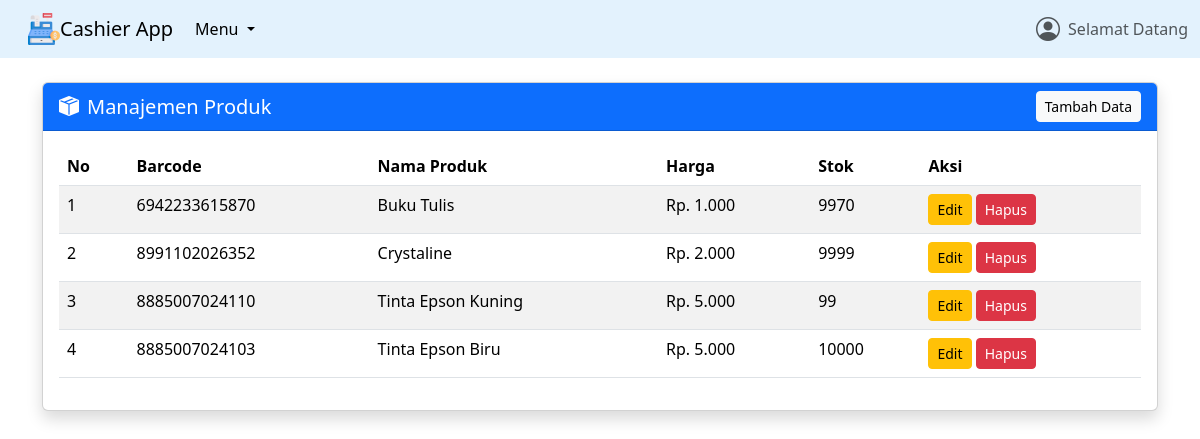
/pages/data-barang.php, run on the app's committed database.
### tables this page shows
CREATE TABLE `produk` (
  `id` int(11) NOT NULL,
  `ProdukID` varchar(255) NOT NULL,
  `NamaProduk` varchar(255) NOT NULL,
  `Harga` decimal(10,2) NOT NULL,
  `Stok` int(11) NOT NULL
);

### pages/data-barang.php (the view, shortened to what this page needs)
<?php
include '../config/navbar-admin.php';
?>
<!DOCTYPE html>
<html lang="en">
<head>
    <link rel="stylesheet" href="../../css/style.css">
</head>
<body>
<div class="container mt-4">
    <div class="card shadow rounded">
        <div class="card-header bg-primary text-white d-flex justify-content-between align-items-center">
            <h5 class="mb-0"><i class="bi bi-box-seam-fill me-2"></i>Manajemen Produk</h5>
            <button type="button" class="btn btn-light btn-sm" data-bs-toggle="modal" data-bs-target="#tambah-data">Tambah Data</button>
        </div>
        <div class="card-body">
            <div class="table-responsive">
                <table class="table table-striped table-hover">
                    <thead class="table" style="background-color: #e3f2fd;">
                        <tr>
                            <th>No</th>
                            <th>Barcode</th>
                            <th>Nama Produk</th>
                            <th>Harga</th>
                            <th>Stok</th>
                            <th>Aksi</th>
                        </tr>
                    </thead>
                    <tbody>
                        <?php
                        include '../config/koneksi.php';
                        $no = 1;
                        $data = mysqli_query($conn, "SELECT * FROM produk");
                        while ($d = mysqli_fetch_array($data)) { ?>
                            <tr>
                                <td><?php echo $no++; ?></td>
                                <td><?php echo $d['ProdukID']; ?></td>
                                <td><?php echo $d['NamaProduk']; ?></td>
                                <td>Rp. <?php echo number_format($d['Harga'], 0, ',', '.'); ?></td>
                                <td><?php echo $d['Stok']; ?></td>
                                <td>
                                    <button type="button" class="btn btn-warning btn-sm" data-bs-toggle="modal" data-bs-target="#edit-data<?php echo $d['ProdukID']; ?>">Edit</button>
                                    <button type="button" class="btn btn-danger btn-sm" data-bs-toggle="modal" data-bs-target="#hapus-data<?php echo $d['ProdukID']; ?>">Hapus</button>
                                </td>
                            </tr>
                        <?php } ?>
                    </tbody>
                </table>
            </div>
        </div>
    </div>
</div>
</body>
<link href="https://cdn.jsdelivr.net/npm/bootstrap@5.3.3/dist/css/bootstrap.min.css" rel="stylesheet">
</html>

### config/navbar-admin.php (shortened to what this page needs)
<?php
$nama_petugas = '';
?>
<nav class="navbar navbar-expand-lg" style="background-color: #e3f2fd;">
  <div class="container-fluid">
    <a class="navbar-brand d-flex align-items-center ms-3" href="#">
      <img src="../../assets/icon/kasir-32x32.png" alt="Logo" width="32" height="32" class="d-inline-block align-text-top">
      <span class="fs-5 fw-normal">Cashier App</span>
    </a>
    <div class="collapse navbar-collapse" id="navbarNavDropdown">
      <ul class="navbar-nav me-auto mb-2 mb-lg-0">
        <li class="nav-item dropdown">
          <button class="dropdown-toggle" style="background-color: #e3f2fd; border:0px;" data-bs-toggle="dropdown" aria-expanded="false">
            Menu
          </button>
        </li>
      </ul>
      <span class="navbar-text d-flex align-items-center">
        <i class="bi bi-person-circle fs-4 me-2"></i>
        Selamat Datang <?php echo htmlspecialchars($nama_petugas); ?>
      </span>
    </div>
  </div>
</nav>
<link href="https://cdn.jsdelivr.net/npm/bootstrap@5.3.3/dist/css/bootstrap.min.css" rel="stylesheet">
<link rel="stylesheet" href="https://cdn.jsdelivr.net/npm/bootstrap-icons@1.11.3/font/bootstrap-icons.min.css">

### css/style.css (style rules this page uses)
body { display: flex; flex-direction: column; min-height: 100vh; }

### data on the page
produk: ProdukID "6942233615870", NamaProduk "Buku Tulis", Harga "1.000", Stok "9970"
produk: ProdukID "8991102026352", NamaProduk "Crystaline", Harga "2.000", Stok "9999"
produk: ProdukID "8885007024110", NamaProduk "Tinta Epson Kuning", Harga "5.000", Stok "99"
produk: ProdukID "8885007024103", NamaProduk "Tinta Epson Biru", Harga "5.000", Stok "10000"
